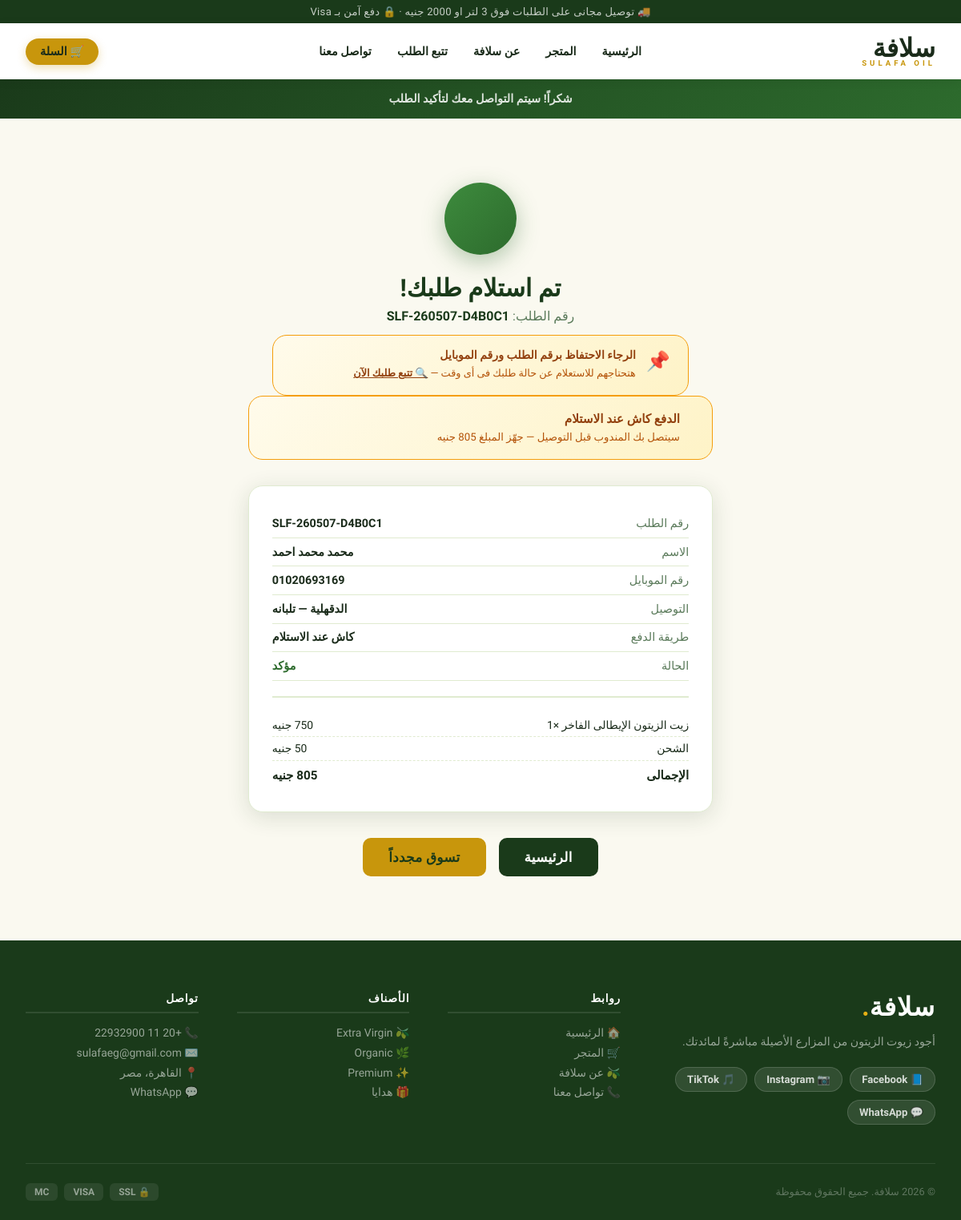
Screenshot of /order/20 with the database file from the repository.
### tables this page shows
CREATE TABLE settings (
            key TEXT PRIMARY KEY,
            value TEXT
        );

CREATE TABLE orders (
            id INTEGER PRIMARY KEY AUTOINCREMENT,
            order_number TEXT,
            full_name TEXT, phone TEXT, city TEXT, address TEXT,
            total REAL, tax REAL, grand_total REAL,
            card_last4 TEXT, status TEXT DEFAULT 'confirmed',
            lang TEXT DEFAULT 'ar',
            created_at TEXT DEFAULT CURRENT_TIMESTAMP
        , payment_method TEXT DEFAULT 'card', shipping REAL DEFAULT 0, postal TEXT DEFAULT NULL);

CREATE TABLE order_items (
            id INTEGER PRIMARY KEY AUTOINCREMENT,
            order_id INTEGER, product_id INTEGER,
            name TEXT, price REAL, quantity INTEGER
        );

### app.py (the view)
@app.route('/order/<int:oid>')
def success(oid):
    conn  = get_db()
    order = conn.execute('SELECT * FROM orders WHERE id=?', (oid,)).fetchone()
    if not order:
        return redirect(url_for('index'))
    items = conn.execute('SELECT * FROM order_items WHERE order_id=?', (oid,)).fetchall()
    return render_template('success.html', order=order, items=items)

### app.py (called while the page is built)
def get_db():
    if 'db' not in g:
        g.db = sqlite3.connect(DB_PATH)
        g.db.row_factory = sqlite3.Row
    return g.db

def get_lang():
    return session.get('lang', 'ar')

def get_all_settings():
    rows = get_db().execute('SELECT key, value FROM settings').fetchall()
    return {r['key']: r['value'] for r in rows}

def cart_count():
    sid = session.get('sid', '')
    if not sid:
        return 0
    row = get_db().execute(
        'SELECT COALESCE(SUM(quantity),0) FROM cart WHERE sid=?', (sid,)
    ).fetchone()
    return row[0]

@app.context_processor
def inject_globals():
    return dict(s=get_all_settings(), lang=get_lang())

### templates/success.html (shortened to what this page needs)
{% extends "base.html" %}
{% block body %}
<div class="top-strip">
  <p>{% if order['payment_method']=='cod' %} شكراً! سيتم التواصل معك لتأكيد الطلب{% else %} شكراً لثقتك فى سلافة!{% endif %}</p>
</div>
<div class="suc"><div class="wrap">
  <div class="suc-ic"></div>
  <h1>تم استلام طلبك!</h1>
  <p style="color:var(--muted);margin-top:.5rem">رقم الطلب: <strong style="color:var(--dark-green)">{{ order['order_number'] }}</strong></p>
  <div style="background:linear-gradient(135deg,#fffbeb,#fef3c7);border:1.5px solid #f59e0b;border-radius:var(--r-lg);padding:1rem 1.4rem;max-width:520px;margin:.9rem auto 0;display:flex;align-items:flex-start;gap:.8rem;text-align:right">
    <span style="font-size:1.5rem;flex-shrink:0;margin-top:.1rem">📌</span>
    <div>
      <strong style="display:block;font-size:.88rem;color:#92400e;font-weight:800;margin-bottom:.25rem">الرجاء الاحتفاظ برقم الطلب ورقم الموبايل</strong>
      <span style="font-size:.8rem;color:#b45309;line-height:1.6">هتحتاجهم للاستعلام عن حالة طلبك فى أى وقت —
        <a href="{{ url_for('track') }}?order_number={{ order['order_number'] }}&phone={{ order['phone'] }}" style="color:#92400e;font-weight:800;text-decoration:underline">🔍 تتبع طلبك الآن</a>
      </span>
    </div>
  </div>
  {% if order['payment_method']=='cod' %}
  <div class="cod-notice">
    <div class="cod-notice-text">
      <strong>الدفع كاش عند الاستلام</strong>
      <span>سيتصل بك المندوب قبل التوصيل — جهّز المبلغ {{ order['grand_total']|int }} جنيه</span>
    </div>
  </div>
  {% endif %}
  <div class="ord-card">
    <div class="or"><span>رقم الطلب</span><span>{{ order['order_number'] }}</span></div>
    <div class="or"><span>الاسم</span><span>{{ order['full_name'] }}</span></div>
    <div class="or"><span>رقم الموبايل</span><span>{{ order['phone'] }}</span></div>
    <div class="or"><span>التوصيل</span><span>{{ order['city'] }} — {{ order['address'] }}</span></div>
    <div class="or">
      <span>طريقة الدفع</span>
      <span>
        {% if order['payment_method']=='cod' %}
           كاش عند الاستلام
        {% else %}
           Visa ****{{ order['card_last4'] }}
        {% endif %}
      </span>
    </div>
    <div class="or"><span>الحالة</span><span style="color:var(--mid-green)"> مؤكد</span></div>
    <div class="ord-items">
      {% set ns = namespace(sub=0) %}
      {% for item in items %}
      {% set ns.sub = ns.sub + (item['price'] * item['quantity']) %}
      {% endfor %}
      {% set free_thresh = s.free_shipping_threshold|default(500)|float %}
      {% set ship_cost = s.shipping_cost|default(50)|float %}
      {% for item in items %}
      <div class="oi">
        <span>{{ item['name'] }} ×{{ item['quantity'] }}</span>
        <span>{{ (item['price']*item['quantity'])|int }} جنيه</span>
      </div>
      {% endfor %}
      {% if order['shipping'] and order['shipping'] > 0 %}
      <div class="oi">
        <span> تكلفة الشحن</span>
        <span>{{ order['shipping']|int }} جنيه</span>
      </div>
      {% else %}
      <div class="oi">
        <span> الشحن</span>
        <span class="{% if ns.sub >= free_thresh %}free{% endif %}">
          {% if ns.sub >= free_thresh %}{{ s.free_ship_text_ar or "مجانى 🎉" }}{% else %}{{ ship_cost|int }} جنيه{% endif %}
        </span>
      </div>
      {% endif %}
      <div class="oi"><span>الإجمالى</span><span>{{ order['grand_total']|int }} جنيه</span></div>
    </div>
  </div>
  <div class="suc-btns">
    <a href="{{ url_for('index') }}" class="btn btn-dark btn-lg"> الرئيسية</a>
    <a href="{{ url_for('shop') }}" class="btn btn-gold btn-lg"> تسوق مجدداً</a>
  </div>
</div></div>
{% endblock %}

### templates/base.html (shortened to what this page needs)
<!DOCTYPE html>
<html lang="ar" dir="rtl">
<head>
</head>
<body>
  <div class="topbar">
    <p>{{ s.topbar_text or '🚚 توصيل مجانى على الطلبات فوق 500 جنيه · 🔒 دفع آمن بـ Visa' }}</p>
  </div>
 <nav class="nav">
  <div class="nav-inner">
    <a href="{{ url_for('index') }}" class="brand">
      <div class="brand-logo">{{ s.site_name_ar }}<span>{{ s.brand_sub or 'SULAFA OIL' }}</span></div>
    </a>
    <div class="nav-links">
      <a href="{{ url_for('index') }}"   {% if request.endpoint=='index'                %}class="on"{% endif %}>{{ s.nav_home_ar    or 'الرئيسية' }}</a>
      <a href="{{ url_for('shop') }}"    {% if request.endpoint in['shop','product']    %}class="on"{% endif %}>{{ s.nav_shop_ar    or 'المتجر' }}</a>
      <a href="{{ url_for('about') }}"   {% if request.endpoint=='about'                %}class="on"{% endif %}>{{ s.nav_about_ar   or 'عن سلافة' }}</a>
      <a href="{{ url_for('track') }}"   {% if request.endpoint=='track'                %}class="on"{% endif %}> تتبع الطلب</a>
      <a href="{{ url_for('contact') }}" {% if request.endpoint=='contact'              %}class="on"{% endif %}>{{ s.nav_contact_ar or 'تواصل معنا' }}</a>
    </div>
    <div class="nav-right">
      {% set cnt = cart_count() %}
      <a href="{{ url_for('cart_view') }}" class="cart-btn">
        🛒 السلة{% if cnt > 0 %}<span class="cart-badge">{{ cnt }}</span>{% endif %}
      </a>
    </div>
  </div>
</nav>
  {% block body %}{% endblock %}
  <footer class="footer">
    <div class="footer-grid">
      <div>
        <div class="f-brand-name">{{ s.site_name_ar }}<span>.</span></div>
        <p class="f-desc">{{ s.footer_about_ar or s.tagline_ar }}</p>
        <div class="social-links">
          {% if s.facebook  %}<a href="{{ s.facebook }}"               target="_blank" class="social-link">📘 Facebook</a>{% endif %}
          {% if s.instagram %}<a href="{{ s.instagram }}"              target="_blank" class="social-link">📷 Instagram</a>{% endif %}
          {% if s.tiktok    %}<a href="{{ s.tiktok }}"                 target="_blank" class="social-link">🎵 TikTok</a>{% endif %}
          {% if s.whatsapp  %}<a href="https://wa.me/{{ s.whatsapp }}" target="_blank" class="social-link">💬 WhatsApp</a>{% endif %}
        </div>
      </div>
      <div class="f-col">
        <h5>روابط</h5>
        <a href="{{ url_for('index')   }}">🏠 {{ s.nav_home_ar or "الرئيسية" }}</a>
        <a href="{{ url_for('shop')    }}">🛒 {{ s.nav_shop_ar or "المتجر" }}</a>
        <a href="{{ url_for('about')   }}">🫒 {{ s.nav_about_ar or "عن سلافة" }}</a>
        <a href="{{ url_for('contact') }}">📞 {{ s.nav_contact_ar or "تواصل معنا" }}</a>
      </div>
      <div class="f-col">
        <h5>الأصناف</h5>
        <a href="{{ url_for('shop') }}?cat=بكر ممتاز">🫒 Extra Virgin</a>
        <a href="{{ url_for('shop') }}?cat=عضوى">🌿 Organic</a>
        <a href="{{ url_for('shop') }}?cat=فاخر">✨ Premium</a>
        <a href="{{ url_for('shop') }}?cat=طقم هدايا">🎁 هدايا</a>
      </div>
     <div class="f-col">
      <h5>تواصل</h5>
      {% if s.phone    %}<a href="tel:{{ s.phone }}">📞 {{ s.phone }}</a>{% endif %}
      {% if s.email    %}<a href="mailto:{{ s.email }}">✉️ {{ s.email }}</a>{% endif %}
      {% if s.address_ar %}<a href="#">📍 {{ s.address_ar }}</a>{% endif %}
      {% if s.whatsapp %}<a href="https://wa.me/{{ s.whatsapp }}" target="_blank">💬 WhatsApp</a>{% endif %}
    </div>
    </div>
    <div class="footer-bottom">
      <p>© 2026 {{ s.site_name_ar }}. {{ s.footer_copy_ar or "جميع الحقوق محفوظة" }}</p>
      <div class="pay-row">
        <span class="pay-badge">🔒 SSL</span>
        <span class="pay-badge">VISA</span>
        <span class="pay-badge">MC</span>
      </div>
    </div>
  </footer>
</body>
</html>

### templates/base.html (style rules this page uses)
*, *::before, *::after { margin: 0; padding: 0; box-sizing: border-box; }
:root { --dark-green: #1a3a1a; --mid-green: #2d6b2d; --bright-green:#3d8b3d; --light-green: #c8e6c9; --cream: #faf9f0; --gold: #c8960c; --gold-bright: #e6b015; --white: #ffffff; --text: #1a2b1a; --muted: #5a7a5a; --border: #e0ebd0; --red: #c0392b; --r: 10px; --r-lg: 18px; --shadow: 0 2px 14px rgba(26,58,26,.10); --shadow-md: 0 6px 28px rgba(26,58,26,.14); --shadow-lg: 0 14px 50px rgba(26,58,26,.18); }
*,*::before,*::after { box-sizing:border-box;margin:0;padding:0 }
html { scroll-behavior:smooth }
body { font-family:'Tajawal',sans-serif;background:var(--cream);color:var(--text);-webkit-font-smoothing:antialiased }
a { text-decoration:none;color:inherit }
.topbar { background: var(--dark-green); padding: 7px 0; text-align: center; }
.topbar p { color: rgba(255,255,255,.75); font-size: .82rem; letter-spacing: .3px; }
.nav { background:#fff;border-bottom:3px solid var(--dg);position:sticky;top:0;z-index:900;box-shadow:0 2px 12px rgba(0,0,0,.08) }
.nav-inner { max-width:1280px;margin:0 auto;padding:0 2rem;height:70px;display:flex;align-items:center;justify-content:space-between;gap:1rem }
.brand { display:flex;align-items:center }
.brand-logo { font-size:2rem;font-weight:900;color:var(--dg);line-height:1 }
.brand-logo span { color:var(--gold);display:block;font-size:.6rem;letter-spacing:4px;font-weight:700;margin-top:-2px }
.nav-links { display:flex;align-items:center;gap:4px }
.nav-links a { color:var(--text);font-size:.9rem;font-weight:700;padding:8px 14px;border-radius:50px;transition:background .15s,color .15s }
.nav-right { display:flex;align-items:center;gap:.75rem }
.cart-btn { position:relative;background:var(--gold);color:var(--dg);padding:8px 18px;border-radius:50px;font-size:.9rem;font-weight:800;display:flex;align-items:center;gap:6px;transition:background .15s,transform .15s;box-shadow:0 4px 12px rgba(200,150,12,.3) }
.wrap { max-width: 1280px; margin: 0 auto; padding: 0 2rem; }
.btn { display: inline-flex; align-items: center; gap: 7px; padding: 12px 26px; border-radius: var(--r); font-size: .95rem; font-weight: 700; cursor: pointer; border: none; transition: .22s; letter-spacing: .3px; }
.btn-lg { padding: 14px 32px; font-size: 1.05rem; }
.btn-dark { background: var(--dark-green); color: #fff; }
.btn-gold { background: var(--gold); color: var(--dark-green); font-weight: 800; }
.footer { background: var(--dark-green); color: rgba(255,255,255,.8); padding: 4rem 2rem 0; }
.footer-grid { max-width: 1280px; margin: 0 auto; display: grid; grid-template-columns: 1.6fr 1fr 1fr 1fr; gap: 3rem; padding-bottom: 3rem; }
.f-brand-name { font-size: 2rem; font-weight: 900; font-family: 'Playfair Display', serif; color: #fff; letter-spacing: 1px; }
.f-brand-name span { color: var(--gold-bright); }
.f-desc { color: rgba(255,255,255,.55); font-size: .88rem; line-height: 1.75; margin-top: .75rem; margin-bottom: 1.25rem; }
.social-links { display: flex; gap: .6rem; flex-wrap: wrap; }
.social-link { display: flex; align-items: center; gap: 6px; background: rgba(255,255,255,.1); border: 1px solid rgba(255,255,255,.15); color: rgba(255,255,255,.8); padding: 7px 14px; border-radius: 50px; font-size: .82rem; font-weight: 600; transition: .2s; }
.f-col h5 { color: #fff; font-size: .85rem; font-weight: 800; text-transform: uppercase; letter-spacing: .8px; margin-bottom: 1rem; padding-bottom: .6rem; border-bottom: 2px solid rgba(255,255,255,.1); }
.f-col a { display: flex; align-items: center; gap: 7px; color: rgba(255,255,255,.55); font-size: .87rem; margin-bottom: .55rem; transition: .2s; }
.footer-bottom { max-width: 1280px; margin: 0 auto; padding: 1.5rem 0; border-top: 1px solid rgba(255,255,255,.1); display: flex; align-items: center; justify-content: space-between; flex-wrap: wrap; gap: 1rem; }
.footer-bottom p { color: rgba(255,255,255,.3); font-size: .8rem; }
.pay-row { display: flex; gap: .5rem; }
.pay-badge { background: rgba(255,255,255,.08); padding: 4px 11px; border-radius: 6px; color: rgba(255,255,255,.5); font-size: .75rem; font-weight: 700; }

### rows the page displays
settings: value "🚚 توصيل مجانى على الطلبات فوق 3 لتر او 2000 جنيه · 🔒 دفع آمن بـ Visa"
settings: site_name_ar "سلافة"
settings: value "SULAFA OIL"
settings: value "الرئيسية"
settings: value "المتجر"
settings: value "عن سلافة"
settings: value "تواصل معنا"
orders: order_number "SLF-260507-D4B0C1", full_name "محمد محمد احمد", phone "01020693169", city "الدقهلية", address "تلبانه"
order_items: name "زيت الزيتون الإيطالى الفاخر", quantity "1"
settings: value "أجود زيوت الزيتون من المزارع الأصيلة مباشرةً لمائدتك."
settings: phone "+20 11 22932900"
settings: email "sulafaeg@gmail.com"
settings: address_ar "القاهرة، مصر"
settings: value "جميع الحقوق محفوظة"
